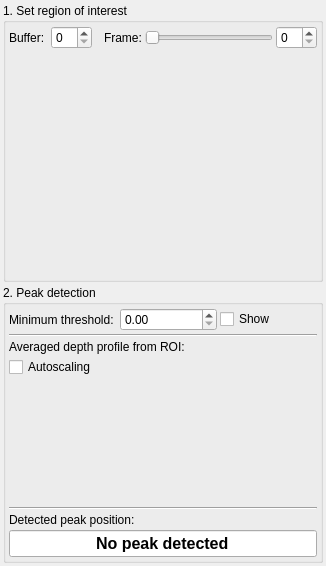
<?xml version="1.0" encoding="UTF-8"?>
<ui version="4.0">
 <class>PeakDetectorForm</class>
 <widget class="QWidget" name="PeakDetectorForm">
  <property name="geometry">
   <rect>
    <x>0</x>
    <y>0</y>
    <width>326</width>
    <height>566</height>
   </rect>
  </property>
  <property name="sizePolicy">
   <sizepolicy hsizetype="Preferred" vsizetype="Preferred">
    <horstretch>0</horstretch>
    <verstretch>0</verstretch>
   </sizepolicy>
  </property>
  <property name="minimumSize">
   <size>
    <width>250</width>
    <height>500</height>
   </size>
  </property>
  <property name="maximumSize">
   <size>
    <width>16777215</width>
    <height>16777215</height>
   </size>
  </property>
  <property name="windowTitle">
   <string>Form</string>
  </property>
  <layout class="QVBoxLayout" name="verticalLayout">
   <property name="spacing">
    <number>3</number>
   </property>
   <property name="leftMargin">
    <number>3</number>
   </property>
   <property name="topMargin">
    <number>3</number>
   </property>
   <property name="rightMargin">
    <number>3</number>
   </property>
   <property name="bottomMargin">
    <number>3</number>
   </property>
   <item>
    <widget class="QGroupBox" name="groupBox">
     <property name="maximumSize">
      <size>
       <width>16777215</width>
       <height>16777215</height>
      </size>
     </property>
     <property name="title">
      <string>1. Set region of interest</string>
     </property>
     <layout class="QVBoxLayout" name="verticalLayout_2">
      <property name="spacing">
       <number>3</number>
      </property>
      <property name="leftMargin">
       <number>3</number>
      </property>
      <property name="topMargin">
       <number>3</number>
      </property>
      <property name="rightMargin">
       <number>3</number>
      </property>
      <property name="bottomMargin">
       <number>3</number>
      </property>
      <item>
       <layout class="QHBoxLayout" name="horizontalLayout_4">
        <item>
         <layout class="QHBoxLayout" name="horizontalLayout_3">
          <item>
           <widget class="QLabel" name="label_4">
            <property name="text">
             <string>Buffer: </string>
            </property>
           </widget>
          </item>
          <item>
           <widget class="QSpinBox" name="spinBox_buffer"/>
          </item>
         </layout>
        </item>
        <item>
         <layout class="QHBoxLayout" name="horizontalLayout_2">
          <item>
           <spacer name="horizontalSpacer">
            <property name="orientation">
             <enum>Qt::Horizontal</enum>
            </property>
            <property name="sizeType">
             <enum>QSizePolicy::Fixed</enum>
            </property>
            <property name="sizeHint" stdset="0">
             <size>
              <width>9</width>
              <height>20</height>
             </size>
            </property>
           </spacer>
          </item>
          <item>
           <widget class="QLabel" name="label_3">
            <property name="text">
             <string>Frame:</string>
            </property>
           </widget>
          </item>
          <item>
           <layout class="QHBoxLayout" name="horizontalLayout">
            <item>
             <widget class="QSlider" name="horizontalSlider_frame">
              <property name="orientation">
               <enum>Qt::Horizontal</enum>
              </property>
             </widget>
            </item>
            <item>
             <widget class="QSpinBox" name="spinBox_frame"/>
            </item>
           </layout>
          </item>
         </layout>
        </item>
       </layout>
      </item>
      <item>
       <widget class="ImageDisplay" name="widget_imageDisplay" native="true">
        <property name="sizePolicy">
         <sizepolicy hsizetype="Expanding" vsizetype="Expanding">
          <horstretch>2</horstretch>
          <verstretch>2</verstretch>
         </sizepolicy>
        </property>
        <property name="minimumSize">
         <size>
          <width>0</width>
          <height>200</height>
         </size>
        </property>
        <property name="baseSize">
         <size>
          <width>0</width>
          <height>300</height>
         </size>
        </property>
       </widget>
      </item>
     </layout>
    </widget>
   </item>
   <item>
    <widget class="QGroupBox" name="groupBox_2">
     <property name="maximumSize">
      <size>
       <width>16777215</width>
       <height>16777215</height>
      </size>
     </property>
     <property name="title">
      <string>2. Peak detection</string>
     </property>
     <layout class="QVBoxLayout" name="verticalLayout_3">
      <property name="spacing">
       <number>3</number>
      </property>
      <property name="leftMargin">
       <number>3</number>
      </property>
      <property name="topMargin">
       <number>3</number>
      </property>
      <property name="rightMargin">
       <number>3</number>
      </property>
      <property name="bottomMargin">
       <number>3</number>
      </property>
      <item>
       <layout class="QHBoxLayout" name="horizontalLayout_5">
        <item>
         <widget class="QLabel" name="label">
          <property name="text">
           <string>Minimum threshold: </string>
          </property>
         </widget>
        </item>
        <item>
         <widget class="QDoubleSpinBox" name="doubleSpinBox_minThreshold">
          <property name="maximum">
           <double>65535.000000000000000</double>
          </property>
         </widget>
        </item>
        <item>
         <widget class="QCheckBox" name="checkBox_showMinThreshold">
          <property name="text">
           <string>Show</string>
          </property>
         </widget>
        </item>
       </layout>
      </item>
      <item>
       <widget class="Line" name="line_4">
        <property name="orientation">
         <enum>Qt::Horizontal</enum>
        </property>
       </widget>
      </item>
      <item>
       <widget class="QLabel" name="label_15">
        <property name="text">
         <string>Averaged depth profile from ROI:</string>
        </property>
       </widget>
      </item>
      <item>
       <widget class="QCheckBox" name="checkBox_autoscaling">
        <property name="text">
         <string>Autoscaling</string>
        </property>
       </widget>
      </item>
      <item>
       <widget class="LinePlot" name="widget_linePlot" native="true">
        <property name="sizePolicy">
         <sizepolicy hsizetype="Expanding" vsizetype="Expanding">
          <horstretch>2</horstretch>
          <verstretch>2</verstretch>
         </sizepolicy>
        </property>
        <property name="minimumSize">
         <size>
          <width>120</width>
          <height>100</height>
         </size>
        </property>
       </widget>
      </item>
      <item>
       <widget class="Line" name="line_5">
        <property name="orientation">
         <enum>Qt::Horizontal</enum>
        </property>
       </widget>
      </item>
      <item>
       <widget class="QLabel" name="label_16">
        <property name="text">
         <string>Detected peak position:</string>
        </property>
       </widget>
      </item>
      <item>
       <widget class="QLineEdit" name="lineEdit_peakPosition">
        <property name="font">
         <font>
          <pointsize>12</pointsize>
          <weight>75</weight>
          <bold>true</bold>
         </font>
        </property>
        <property name="text">
         <string>No peak detected</string>
        </property>
        <property name="alignment">
         <set>Qt::AlignCenter</set>
        </property>
        <property name="readOnly">
         <bool>true</bool>
        </property>
       </widget>
      </item>
     </layout>
    </widget>
   </item>
  </layout>
 </widget>
 <customwidgets>
  <customwidget>
   <class>ImageDisplay</class>
   <extends>QWidget</extends>
   <header>imagedisplay.h</header>
   <container>1</container>
  </customwidget>
  <customwidget>
   <class>LinePlot</class>
   <extends>QWidget</extends>
   <header>lineplot.h</header>
   <container>1</container>
  </customwidget>
 </customwidgets>
 <resources/>
 <connections/>
</ui>
